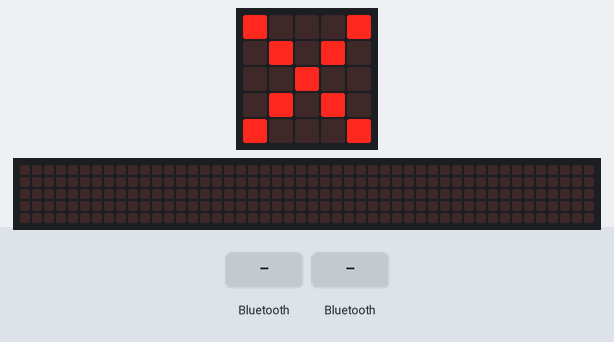
Simulated run of this program. Board: BBC micro:bit (MakeCode). Parts: the board's 5×5 LED display, a strip that is not on the board, showing the scrolling text unrolled. Inputs (shaded band) come from the test bench. The 48×5 strip is a reading aid, not a part: it shows the text the display is scrolling, unrolled, one strip-width of it at a time.

Above: at 1.6 s.
1.7 s: a phone connects over Bluetooth
At 2.9 s:
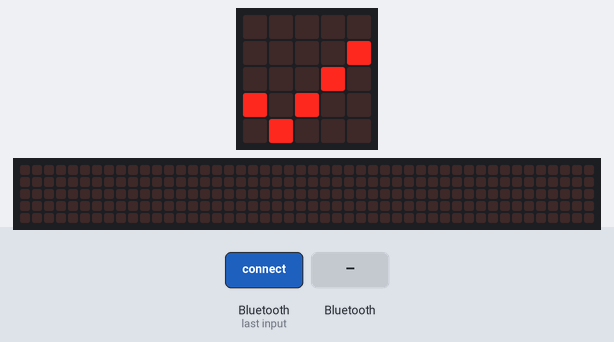
3.2 s: "1" arrives over Bluetooth UART
At 7.47 s:
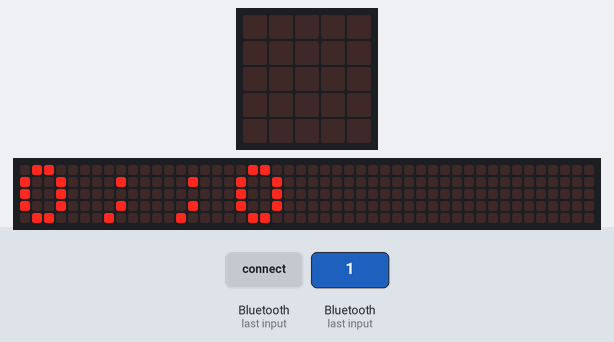
At 9.1 s:
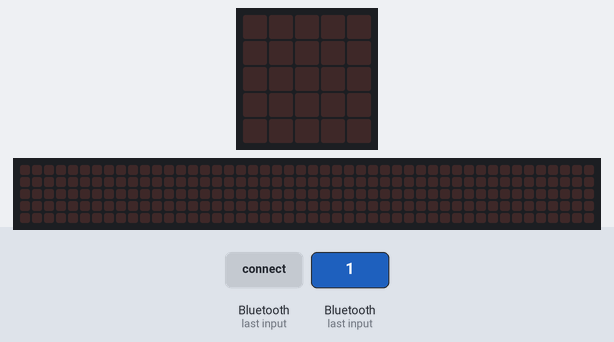
Timing chart, 0 to 10.6 s (numbered marks = the images above; inputs shaded):
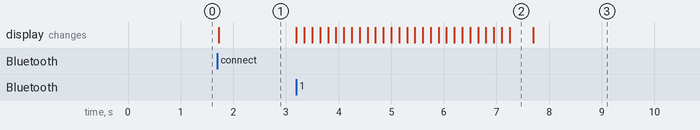

Measured:
- after the input at 1.7 s, the display: changes at once (image 1)
- after the input at 3.2 s, the display: first changes at once (image 2 shows a later state)
- what the display in image 2 shows lasts 0.4 s, from 7.3 s to 7.7 s

The program:

main.ts
```typescript
let logo = images.createImage(`
. # . . .
. # . . .
. # # # .
. . . # .
. . . # .
`)
let images_list = [logo, images.iconImage(IconNames.Heart), images.iconImage(IconNames.Happy), images.iconImage(IconNames.Ghost), images.iconImage(IconNames.SmallDiamond), images.iconImage(IconNames.Snake)]
let images_special = [images.iconImage(IconNames.Yes), images.iconImage(IconNames.No), logo]
let bluetooth_connected = false
let l_motor = 0
let r_motor = 0
let [x_j, y_j, angle_motor, spetial_m] = [0, 0, 0, 0]
let is_right = false
let is_front = true
function init_bluetooth_connected() {
    images_special[0].showImage(0)
}

function compute_motors_speed(): number[] {
    let tmp: number;
    let e = 0.001
    let total_value = (x_j ** 2 + y_j ** 2) ** (1 / 2)
    if (total_value == 0) {
        return [0, 0]
    }

    let normalise_y = y_j / total_value
    let n_y = 1 - Math.acos(normalise_y) / (Math.PI / 2)
    let l_m = 1 - n_y * 2
    let r_m = Math.min(total_value, 1)
    r_m = Math.sqrt(r_m + 1) * Math.sqrt(2) - 1
    l_m = Math.sqrt(l_m + 1) * Math.sqrt(2) - 1
    l_m = Math.min(1, l_m + e)
    r_m = Math.min(1, r_m + e)
    if (!is_front) {
        tmp = l_m
        l_m = -l_m
        r_m = -tmp
    }

    if (is_right) {
        tmp = l_m
        l_m = r_m
        r_m = tmp
    }

    return [l_m, r_m]
}

function cycle_bluetooth_check() {

    let read = _py.py_string_split(bluetooth.uartReadUntil(serial.delimiters(Delimiters.NewLine)), ";")
    let [y_j, x_j, angle_motor, spetial_m] = read.map(i => parseFloat(i))
    is_right = y_j >= 0
    is_front = x_j >= 0
    x_j = Math.abs(x_j)
    y_j = Math.abs(y_j)
    let [l_motor, r_motor] = compute_motors_speed()
}

function update_power() {
    let [inversed_pin_l, inversed_pin_r] = [l_motor < 0, r_motor < 0]
    let [m_l_p1, m_l_p2] = inversed_pin_l ? [Math.abs(l_motor), 0] : [0, Math.abs(l_motor)]
    let [m_r_p1, m_r_p2] = inversed_pin_r ? [Math.abs(r_motor), 0] : [0, Math.abs(r_motor)]
    basic.showString("" + m_l_p1 + ";;" + ("" + m_r_p1))
}

//  set motor power
images_special[1].showImage(0)
bluetooth.onBluetoothConnected(function on_bluetooth_connected() {

    bluetooth_connected = true
})
bluetooth.onBluetoothDisconnected(function on_bluetooth_disconnected() {

    bluetooth_connected = false
})
basic.forever(function on_forever() {
    if (bluetooth_connected) {
        init_bluetooth_connected()
        while (bluetooth_connected) {
            cycle_bluetooth_check()
            update_power()
        }
    }

    basic.pause(200)
})
```

test.ts
```typescript
// les tests vont ici ; cela ne sera pas compilé si ce paquet est utilisé en tant qu'extension.
```
